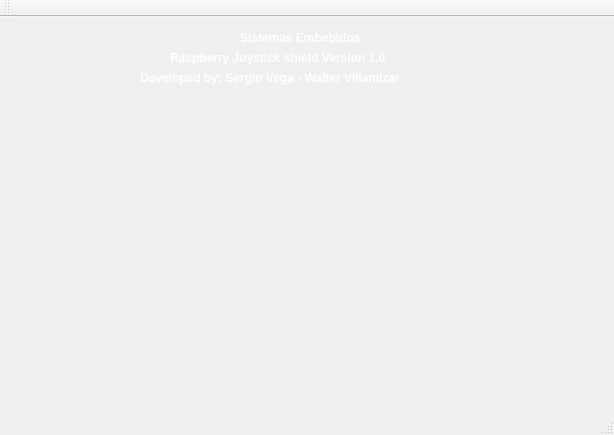
<?xml version="1.0" encoding="UTF-8"?>
<ui version="4.0">
 <class>Joystick</class>
 <widget class="QMainWindow" name="Joystick">
  <property name="geometry">
   <rect>
    <x>0</x>
    <y>0</y>
    <width>614</width>
    <height>435</height>
   </rect>
  </property>
  <property name="windowTitle">
   <string>Joystick</string>
  </property>
  <widget class="QWidget" name="centralWidget">
   <widget class="QLabel" name="label">
    <property name="geometry">
     <rect>
      <x>0</x>
      <y>-20</y>
      <width>631</width>
      <height>441</height>
     </rect>
    </property>
    <property name="text">
     <string/>
    </property>
    <property name="pixmap">
     <pixmap resource="iconos.qrc">:/iconos/fondo.jpg</pixmap>
    </property>
   </widget>
   <widget class="QLabel" name="b_1">
    <property name="geometry">
     <rect>
      <x>180</x>
      <y>270</y>
      <width>91</width>
      <height>91</height>
     </rect>
    </property>
    <property name="text">
     <string/>
    </property>
    <property name="pixmap">
     <pixmap resource="iconos.qrc">:/iconos/WiiU_1.png</pixmap>
    </property>
    <property name="scaledContents">
     <bool>true</bool>
    </property>
   </widget>
   <widget class="QLabel" name="b_2">
    <property name="geometry">
     <rect>
      <x>290</x>
      <y>270</y>
      <width>91</width>
      <height>91</height>
     </rect>
    </property>
    <property name="text">
     <string/>
    </property>
    <property name="pixmap">
     <pixmap resource="iconos.qrc">:/iconos/WiiU_2.png</pixmap>
    </property>
    <property name="scaledContents">
     <bool>true</bool>
    </property>
   </widget>
   <widget class="QLabel" name="b_A">
    <property name="geometry">
     <rect>
      <x>460</x>
      <y>220</y>
      <width>91</width>
      <height>91</height>
     </rect>
    </property>
    <property name="text">
     <string/>
    </property>
    <property name="pixmap">
     <pixmap resource="iconos.qrc">:/iconos/WiiU_A.png</pixmap>
    </property>
    <property name="scaledContents">
     <bool>true</bool>
    </property>
   </widget>
   <widget class="QLabel" name="b_B">
    <property name="geometry">
     <rect>
      <x>520</x>
      <y>160</y>
      <width>91</width>
      <height>91</height>
     </rect>
    </property>
    <property name="text">
     <string/>
    </property>
    <property name="pixmap">
     <pixmap resource="iconos.qrc">:/iconos/WiiU_B.png</pixmap>
    </property>
    <property name="scaledContents">
     <bool>true</bool>
    </property>
   </widget>
   <widget class="QLabel" name="b_Y">
    <property name="geometry">
     <rect>
      <x>460</x>
      <y>100</y>
      <width>91</width>
      <height>91</height>
     </rect>
    </property>
    <property name="text">
     <string/>
    </property>
    <property name="pixmap">
     <pixmap resource="iconos.qrc">:/iconos/WiiU_Y.png</pixmap>
    </property>
    <property name="scaledContents">
     <bool>true</bool>
    </property>
   </widget>
   <widget class="QLabel" name="b_X">
    <property name="geometry">
     <rect>
      <x>400</x>
      <y>160</y>
      <width>91</width>
      <height>91</height>
     </rect>
    </property>
    <property name="text">
     <string/>
    </property>
    <property name="pixmap">
     <pixmap resource="iconos.qrc">:/iconos/WiiU_X.png</pixmap>
    </property>
    <property name="scaledContents">
     <bool>true</bool>
    </property>
   </widget>
   <widget class="QLabel" name="d_pad">
    <property name="geometry">
     <rect>
      <x>10</x>
      <y>130</y>
      <width>181</width>
      <height>171</height>
     </rect>
    </property>
    <property name="text">
     <string/>
    </property>
    <property name="pixmap">
     <pixmap resource="iconos.qrc">:/iconos/centro.png</pixmap>
    </property>
    <property name="scaledContents">
     <bool>true</bool>
    </property>
   </widget>
   <widget class="QLabel" name="label_2">
    <property name="geometry">
     <rect>
      <x>140</x>
      <y>50</y>
      <width>331</width>
      <height>21</height>
     </rect>
    </property>
    <property name="palette">
     <palette>
      <active>
       <colorrole role="WindowText">
        <brush brushstyle="SolidPattern">
         <color alpha="255">
          <red>255</red>
          <green>255</green>
          <blue>255</blue>
         </color>
        </brush>
       </colorrole>
      </active>
      <inactive>
       <colorrole role="WindowText">
        <brush brushstyle="SolidPattern">
         <color alpha="255">
          <red>255</red>
          <green>255</green>
          <blue>255</blue>
         </color>
        </brush>
       </colorrole>
      </inactive>
      <disabled>
       <colorrole role="WindowText">
        <brush brushstyle="SolidPattern">
         <color alpha="255">
          <red>143</red>
          <green>146</green>
          <blue>147</blue>
         </color>
        </brush>
       </colorrole>
      </disabled>
     </palette>
    </property>
    <property name="font">
     <font>
      <weight>75</weight>
      <bold>true</bold>
      <underline>false</underline>
      <strikeout>false</strikeout>
     </font>
    </property>
    <property name="text">
     <string>Developed by: Sergio Vega - Walter Villamizar</string>
    </property>
    <property name="textFormat">
     <enum>Qt::AutoText</enum>
    </property>
    <property name="wordWrap">
     <bool>false</bool>
    </property>
   </widget>
   <widget class="QLabel" name="label_3">
    <property name="geometry">
     <rect>
      <x>170</x>
      <y>30</y>
      <width>281</width>
      <height>21</height>
     </rect>
    </property>
    <property name="palette">
     <palette>
      <active>
       <colorrole role="WindowText">
        <brush brushstyle="SolidPattern">
         <color alpha="255">
          <red>255</red>
          <green>255</green>
          <blue>255</blue>
         </color>
        </brush>
       </colorrole>
      </active>
      <inactive>
       <colorrole role="WindowText">
        <brush brushstyle="SolidPattern">
         <color alpha="255">
          <red>255</red>
          <green>255</green>
          <blue>255</blue>
         </color>
        </brush>
       </colorrole>
      </inactive>
      <disabled>
       <colorrole role="WindowText">
        <brush brushstyle="SolidPattern">
         <color alpha="255">
          <red>143</red>
          <green>146</green>
          <blue>147</blue>
         </color>
        </brush>
       </colorrole>
      </disabled>
     </palette>
    </property>
    <property name="font">
     <font>
      <weight>75</weight>
      <bold>true</bold>
     </font>
    </property>
    <property name="text">
     <string>Raspberry Joystick shield Version 1.0</string>
    </property>
   </widget>
   <widget class="QLabel" name="label_4">
    <property name="geometry">
     <rect>
      <x>240</x>
      <y>10</y>
      <width>161</width>
      <height>21</height>
     </rect>
    </property>
    <property name="palette">
     <palette>
      <active>
       <colorrole role="WindowText">
        <brush brushstyle="SolidPattern">
         <color alpha="255">
          <red>255</red>
          <green>255</green>
          <blue>255</blue>
         </color>
        </brush>
       </colorrole>
      </active>
      <inactive>
       <colorrole role="WindowText">
        <brush brushstyle="SolidPattern">
         <color alpha="255">
          <red>255</red>
          <green>255</green>
          <blue>255</blue>
         </color>
        </brush>
       </colorrole>
      </inactive>
      <disabled>
       <colorrole role="WindowText">
        <brush brushstyle="SolidPattern">
         <color alpha="255">
          <red>143</red>
          <green>146</green>
          <blue>147</blue>
         </color>
        </brush>
       </colorrole>
      </disabled>
     </palette>
    </property>
    <property name="font">
     <font>
      <weight>75</weight>
      <bold>true</bold>
     </font>
    </property>
    <property name="text">
     <string>Sistemas Embebidos</string>
    </property>
   </widget>
  </widget>
  <widget class="QMenuBar" name="menuBar">
   <property name="geometry">
    <rect>
     <x>0</x>
     <y>0</y>
     <width>614</width>
     <height>27</height>
    </rect>
   </property>
  </widget>
  <widget class="QToolBar" name="mainToolBar">
   <attribute name="toolBarArea">
    <enum>TopToolBarArea</enum>
   </attribute>
   <attribute name="toolBarBreak">
    <bool>false</bool>
   </attribute>
  </widget>
  <widget class="QStatusBar" name="statusBar"/>
 </widget>
 <layoutdefault spacing="6" margin="11"/>
 <resources>
  <include location="iconos.qrc"/>
 </resources>
 <connections/>
</ui>
